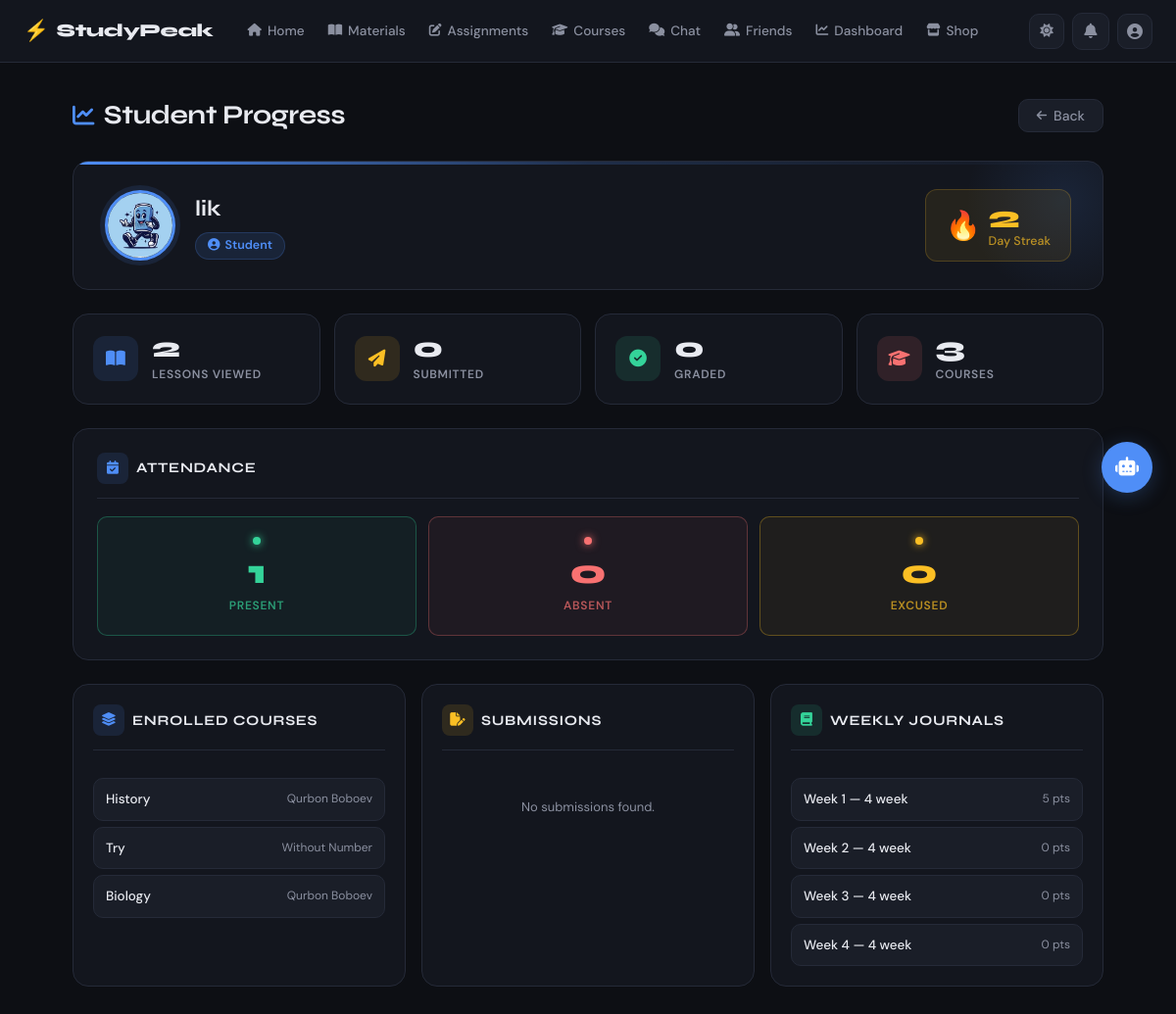
The page /dashboard/progress/ (signed in) on the database its author committed.
### accounts/models.py (models this page shows, shortened)
class Profile(models.Model):
    ACTIVE = 'active'
    BUSY = 'busy'
    AWAY = 'away'
    OFFLINE = 'offline'
    STATUS_CHOICES = [
        (ACTIVE, 'Active'),
        (BUSY, 'Busy'),
        (AWAY, 'Away'),
        (OFFLINE, 'Offline'),
    ]
    user = models.OneToOneField(UserModel, on_delete=models.CASCADE, related_name='profile')
    avatar = models.ImageField(upload_to='avatars/', null=True, blank=True)
    bio = models.TextField(null=True, blank=True)
    status = models.CharField(max_length=10, choices=STATUS_CHOICES, default=OFFLINE)
    phone = models.CharField(max_length=20, null=True, blank=True)
    coins = models.PositiveIntegerField(default=0)
    post_text = models.TextField(null=True, blank=True)
    created_at = models.DateTimeField(auto_now_add=True)
    updated_at = models.DateTimeField(auto_now=True)

class UserModel(AbstractUser):
    STUDENT = 'student'
    TEACHER = 'teacher'
    ADMIN = 'admin'
    ROLE_CHOICES = [
        (STUDENT, 'Student'),
        (TEACHER, 'Teacher'),
        (ADMIN, 'Admin'),
    ]
    email = models.EmailField(unique=True)
    role = models.CharField(max_length=10, choices=ROLE_CHOICES, default=STUDENT)
    is_verified = models.BooleanField(default=False)
    otp_code = models.CharField(max_length=6, null=True, blank=True)
    otp_created_at = models.DateTimeField(null=True, blank=True)
    reset_token = models.CharField(max_length=100, null=True, blank=True)
    deleted_at = models.DateTimeField(null=True, blank=True)
    REQUIRED_FIELDS = ['email', 'role']
    @property
    def is_student(self):
        return self.role == self.STUDENT
    @property
    def is_teacher(self):
        return self.role == self.TEACHER
    @property
    def is_admin_role(self):
        return self.role == self.ADMIN

### dashboard/models.py (models this page shows, shortened)
class DailyStreak(models.Model):
    user = models.OneToOneField(UserModel, on_delete=models.CASCADE, related_name='streak')
    current_streak = models.PositiveIntegerField(default=0)
    longest_streak = models.PositiveIntegerField(default=0)
    last_active_date = models.DateField(null=True, blank=True)

### crm/models.py (models this page shows, shortened)
class Enrollment(models.Model):
    PENDING = 'pending'
    APPROVED = 'approved'
    REJECTED = 'rejected'
    STATUS_CHOICES = [
        (PENDING, 'Pending'),
        (APPROVED, 'Approved'),
        (REJECTED, 'Rejected'),
    ]
    STUDENT_REQUEST = 'student_request'
    ADMIN_INVITE = 'admin_invite'
    TYPE_CHOICES = [
        (STUDENT_REQUEST, 'Student Request'),
        (ADMIN_INVITE, 'Admin Invite'),
    ]
    student = models.ForeignKey(UserModel, on_delete=models.CASCADE, related_name='enrollments')
    course = models.ForeignKey(Course, on_delete=models.CASCADE, related_name='enrollments')
    type = models.CharField(max_length=20, choices=TYPE_CHOICES, default=STUDENT_REQUEST)
    status = models.CharField(max_length=10, choices=STATUS_CHOICES, default=PENDING)
    enrolled_at = models.DateTimeField(auto_now_add=True)
    class Meta:
        unique_together = ('student', 'course')

class Course(models.Model):
    name = models.CharField(max_length=200)
    description = models.TextField(null=True, blank=True)
    teacher = models.ForeignKey(UserModel, on_delete=models.CASCADE, related_name='courses')
    students = models.ManyToManyField(UserModel, through='Enrollment', related_name='enrolled_courses')
    is_active = models.BooleanField(default=True)
    created_at = models.DateTimeField(auto_now_add=True)

class WeeklyJournal(models.Model):
    student = models.ForeignKey(UserModel, on_delete=models.CASCADE, related_name='weekly_journals')
    period = models.ForeignKey(CoursePeriod, on_delete=models.CASCADE, related_name='weekly_journals')
    week_number = models.PositiveIntegerField()
    base_score = models.PositiveIntegerField(default=0)
    bonus_score = models.PositiveIntegerField(default=0)
    teacher_comment = models.TextField(null=True, blank=True)
    coins_awarded = models.BooleanField(default=False)
    created_at = models.DateTimeField(auto_now_add=True)
    updated_at = models.DateTimeField(auto_now=True)
    class Meta:
        unique_together = ('student', 'period', 'week_number')
    @property
    def total_score(self):
        return self.base_score + self.bonus_score

class CoursePeriod(models.Model):
    course = models.ForeignKey(Course, on_delete=models.CASCADE, related_name='periods')
    name = models.CharField(max_length=100)
    order = models.PositiveIntegerField(default=1)
    start_date = models.DateField(null=True, blank=True)
    end_date = models.DateField(null=True, blank=True)
    class Meta:
        ordering = ['order']

### dashboard/views.py (the view)
# urls.py: path('progress/', StudentProgressView.as_view(), name='student_progress'),
class StudentProgressView(SessionLoginRequiredMixin, View):
    def get(self, request):
        user = get_current_user(request)
        from assignments.models import AssignmentSubmission, Assignment
        from crm.models import Enrollment, WeeklyJournal, Attendance
        if user.is_student:
            target = user
        else:
            student_id = request.GET.get('student_id')
            if student_id:
                target = get_object_or_404(UserModel, id=student_id, role=UserModel.STUDENT)
            else:
                target = user
        submissions = AssignmentSubmission.objects.filter(student=target).select_related('assignment')
        enrollments = Enrollment.objects.filter(student=target, status=Enrollment.APPROVED).select_related('course')
        journals = WeeklyJournal.objects.filter(student=target).select_related('period')
        attendance = Attendance.objects.filter(student=target)
        total_lessons_viewed = LessonView.objects.filter(user=target).count()
        total_submitted = submissions.filter(status=AssignmentSubmission.SUBMITTED).count()
        total_graded = submissions.filter(status=AssignmentSubmission.GRADED).count()
        present_count = attendance.filter(status=Attendance.PRESENT).count()
        absent_count = attendance.filter(status=Attendance.ABSENT).count()
        excused_count = attendance.filter(status=Attendance.EXCUSED).count()
        streak, _ = DailyStreak.objects.get_or_create(user=target)
        profile = Profile.objects.filter(user=target).first()
        students = None
        if user.is_teacher or user.is_admin_role:
            students = UserModel.objects.filter(role=UserModel.STUDENT)
        return render(request, 'dashboard/student_progress.html', {
            'target': target,
            'profile': profile,
            'submissions': submissions,
            'enrollments': enrollments,
            'journals': journals,
            'total_lessons_viewed': total_lessons_viewed,
            'total_submitted': total_submitted,
            'total_graded': total_graded,
            'present_count': present_count,
            'absent_count': absent_count,
            'excused_count': excused_count,
            'streak': streak,
            'students': students,
        })

### accounts/permissions.py (called while the page is built)
def get_current_user(request):
    user_id = request.session.get('user_id')
    if not user_id:
        return None
    return UserModel.objects.filter(id=user_id).first()

    def dispatch(self, request, *args, **kwargs):
        if not request.session.get('user_id'):
            messages.error(request, 'Please login first!')
            return redirect('login')
        return super().dispatch(request, *args, **kwargs)

### templates/dashboard/student_progress.html (shortened to what this page needs)
{% extends 'base.html' %}
{% load static %}
{% block extra_css %}
<link rel="stylesheet" href="{% static 'css/dashboard.css' %}">
{% endblock %}
{% block content %}
<div class="progress-page">
    <div class="progress-topbar">
        <h1 class="progress-topbar-title">
          <i class="fa-solid fa-chart-line"></i>
          Student Progress
        </h1>
        <a href="{% url 'dashboard' %}" class="btn btn-secondary">
            <i class="fa-solid fa-arrow-left"></i> Back
        </a>
  </div>
  <div class="progress-hero">
    <div class="progress-hero-left">
      {% if profile and profile.avatar %}
        <img src="{{ profile.avatar.url }}" alt="avatar" class="progress-hero-avatar">
      {% else %}
        <div class="progress-hero-avatar-placeholder">{{ target.username|first|upper }}</div>
      {% endif %}
      <div class="progress-hero-info">
        <h2 class="progress-hero-name">{{ target.username }}</h2>
        <span class="progress-hero-role">
          <i class="fa-solid fa-circle-user"></i>
          {{ target.role }}
        </span>
      </div>
    </div>
    <div class="progress-hero-streak">
      <span style="font-size:1.8rem;">🔥</span>
      <div>
        <div class="progress-hero-streak-num">{{ streak.current_streak }}</div>
        <div class="progress-hero-streak-label">Day Streak</div>
      </div>
    </div>
  </div>
  <div class="progress-stats-grid">
    <div class="pstat-card">
      <div class="pstat-icon pstat-icon-blue">
        <i class="fa-solid fa-book-open"></i>
      </div>
      <div class="pstat-body">
        <span class="pstat-value">{{ total_lessons_viewed }}</span>
        <span class="pstat-label">Lessons Viewed</span>
      </div>
    </div>
    <div class="pstat-card">
      <div class="pstat-icon pstat-icon-yellow">
        <i class="fa-solid fa-paper-plane"></i>
      </div>
      <div class="pstat-body">
        <span class="pstat-value">{{ total_submitted }}</span>
        <span class="pstat-label">Submitted</span>
      </div>
    </div>
    <div class="pstat-card">
      <div class="pstat-icon pstat-icon-green">
        <i class="fa-solid fa-circle-check"></i>
      </div>
      <div class="pstat-body">
        <span class="pstat-value">{{ total_graded }}</span>
        <span class="pstat-label">Graded</span>
      </div>
    </div>
    <div class="pstat-card">
      <div class="pstat-icon pstat-icon-red">
        <i class="fa-solid fa-graduation-cap"></i>
      </div>
      <div class="pstat-body">
        <span class="pstat-value">{{ enrollments|length }}</span>
        <span class="pstat-label">Courses</span>
      </div>
    </div>
  </div>
  <div class="attendance-card">
    <div class="card-header-row">
      <div class="card-header-icon"><i class="fa-solid fa-calendar-check"></i></div>
      <h3 class="card-header-title">Attendance</h3>
    </div>
    <div class="attendance-grid">
      <div class="att-item att-item-present">
        <div class="att-item-dot"></div>
        <span class="att-item-num">{{ present_count }}</span>
        <span class="att-item-label">Present</span>
      </div>
      <div class="att-item att-item-absent">
        <div class="att-item-dot"></div>
        <span class="att-item-num">{{ absent_count }}</span>
        <span class="att-item-label">Absent</span>
      </div>
      <div class="att-item att-item-excused">
        <div class="att-item-dot"></div>
        <span class="att-item-num">{{ excused_count }}</span>
        <span class="att-item-label">Excused</span>
      </div>
    </div>
  </div>
  <div class="progress-content-grid">
    <div class="p-section">
      <div class="card-header-row">
        <div class="card-header-icon"><i class="fa-solid fa-layer-group"></i></div>
        <h3 class="card-header-title">Enrolled Courses</h3>
      </div>
      {% if enrollments %}
        <ul class="p-list">
          {% for enrollment in enrollments %}
            <li class="p-list-item">
              <a href="{% url 'course_detail' enrollment.course.id %}" class="p-list-link">
                {{ enrollment.course.name }}
              </a>
              <span class="p-list-meta">{{ enrollment.course.teacher.username }}</span>
            </li>
          {% endfor %}
        </ul>
      {% else %}
        <p class="empty-text">No courses found.</p>
      {% endif %}
    </div>
    <div class="p-section">
      <div class="card-header-row">
        <div class="card-header-icon" style="background:var(--warning-soft);color:var(--warning);">
          <i class="fa-solid fa-file-pen"></i>
        </div>
        <h3 class="card-header-title">Submissions</h3>
      </div>
      {% if submissions %}
        <ul class="p-list">
          {% for sub in submissions %}
            <li class="p-list-item">
              <a href="{% url 'submission_detail' sub.id %}" class="p-list-link">
                {{ sub.assignment.title }}
              </a>
              <span class="badge badge-blue">{{ sub.get_status_display }}</span>
              <span class="p-list-meta">{{ sub.total_score }} pts</span>
            </li>
          {% endfor %}
        </ul>
      {% else %}
        <p class="empty-text">No submissions found.</p>
      {% endif %}
    </div>
    <div class="p-section">
      <div class="card-header-row">
        <div class="card-header-icon" style="background:var(--success-soft);color:var(--success);">
          <i class="fa-solid fa-book"></i>
        </div>
        <h3 class="card-header-title">Weekly Journals</h3>
      </div>
      {% if journals %}
        <ul class="p-list">
          {% for journal in journals %}
            <li class="p-list-item">
              <span class="p-list-link">
                Week {{ journal.week_number }} — {{ journal.period.name }}
              </span>
              <span class="p-list-meta">{{ journal.total_score }} pts</span>
            </li>
          {% endfor %}
        </ul>
      {% else %}
        <p class="empty-text">No journal entries found.</p>
      {% endif %}
    </div>
  </div>
</div>
{% endblock %}

### static/css/main.css (style rules this page uses)
:root { --bg: #0d0f14; --bg-2: #13161e; --bg-3: #1a1e28; --bg-4: #212636; --border: #252a38; --border-2: #2e3446; --text: #e8eaf0; --text-2: #8b90a0; --text-3: #555b6e; --accent: #4f8ef7; --accent-hover: #3a7be8; --accent-soft: rgba(79, 142, 247, 0.12); --accent-glow: rgba(79, 142, 247, 0.25); --success: #34d399; --success-soft: rgba(52, 211, 153, 0.12); --danger: #f87171; --danger-soft: rgba(248, 113, 113, 0.12); --warning: #fbbf24; --warning-soft: rgba(251, 191, 36, 0.12); --radius: 10px; --radius-lg: 16px; --radius-xl: 20px; --shadow: 0 4px 24px rgba(0,0,0,0.4); --shadow-sm: 0 2px 8px rgba(0,0,0,0.3); --nav-h: 64px; --font-display: 'Syne', sans-serif; --font-body: 'DM Sans', sans-serif; --transition: 0.2s ease; }
*, *::before, *::after { margin: 0; padding: 0; box-sizing: border-box; }
html { scroll-behavior: smooth; }
body { font-family: var(--font-body); background: var(--bg); color: var(--text); min-height: 100vh; line-height: 1.6; transition: background var(--transition), color var(--transition); -webkit-font-smoothing: antialiased; -moz-osx-font-smoothing: grayscale; }
a { color: inherit; text-decoration: none; }
img { max-width: 100%; height: auto; display: block; }
ul { list-style: none; }
.btn { display: inline-flex; align-items: center; gap: 7px; padding: 9px 18px; border-radius: var(--radius); font-family: var(--font-body); font-size: 0.875rem; font-weight: 500; cursor: pointer; border: 1px solid transparent; transition: all var(--transition); white-space: nowrap; line-height: 1; text-decoration: none; user-select: none; }
.btn i { font-size: 0.85em; }
.btn-secondary { background: var(--bg-3); color: var(--text-2); border-color: var(--border); }

### static/css/dashboard.css (style rules this page uses)
.empty-text { color: var(--text-muted); font-size: 0.85rem; text-align: center; padding: 1rem 0; }
.empty-text { color: var(--text-2); font-size: 13px; text-align: center; padding: 20px 0; margin: 0; }

### rows shown on the page
Profile: avatar (picture)
UserModel: username "lik", role "Student"
DailyStreak: current_streak "2"
Enrollment: course.name "History", course.teacher.username "Qurbon Boboev"
Enrollment: course.name "Try", course.teacher.username "Without Number"
Enrollment: course.name "Biology", course.teacher.username "Qurbon Boboev"
WeeklyJournal: week_number "1", period.name "4 week", total_score "5"
WeeklyJournal: week_number "2", period.name "4 week", total_score "0"
WeeklyJournal: week_number "3", period.name "4 week", total_score "0"
WeeklyJournal: week_number "4", period.name "4 week", total_score "0"

### other values the page prints
{{ total_lessons_viewed }} "2"
{{ total_submitted }} "0"
{{ total_graded }} "0"
{{ enrollments|length }} "3"
{{ present_count }} "1"
{{ absent_count }} "0"
{{ excused_count }} "0"
